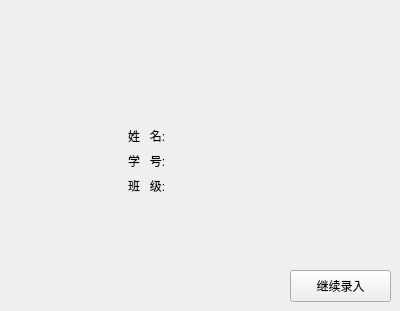
        <widget class="QWidget" name="spkFinish_pages">
         <widget class="QWidget" name="formLayoutWidget_4">
          <property name="geometry">
           <rect>
            <x>120</x>
            <y>70</y>
            <width>264</width>
            <height>181</height>
           </rect>
          </property>
          <layout class="QFormLayout" name="formLayout_4">
           <property name="fieldGrowthPolicy">
            <enum>QFormLayout::ExpandingFieldsGrow</enum>
           </property>
           <property name="rowWrapPolicy">
            <enum>QFormLayout::DontWrapRows</enum>
           </property>
           <property name="labelAlignment">
            <set>Qt::AlignLeading|Qt::AlignLeft|Qt::AlignVCenter</set>
           </property>
           <property name="formAlignment">
            <set>Qt::AlignCenter</set>
           </property>
           <property name="horizontalSpacing">
            <number>-1</number>
           </property>
           <property name="verticalSpacing">
            <number>-1</number>
           </property>
           <property name="leftMargin">
            <number>1</number>
           </property>
           <property name="topMargin">
            <number>0</number>
           </property>
           <property name="rightMargin">
            <number>10</number>
           </property>
           <property name="bottomMargin">
            <number>0</number>
           </property>
           <item row="0" column="0">
            <widget class="QLabel" name="spkName_label">
             <property name="text">
              <string>姓   名:</string>
             </property>
            </widget>
           </item>
           <item row="0" column="1">
            <widget class="QLabel" name="spkshowName_label">
             <property name="minimumSize">
              <size>
               <width>200</width>
               <height>19</height>
              </size>
             </property>
             <property name="text">
              <string/>
             </property>
            </widget>
           </item>
           <item row="1" column="0">
            <widget class="QLabel" name="spkId_label">
             <property name="text">
              <string>学   号:</string>
             </property>
            </widget>
           </item>
           <item row="1" column="1">
            <widget class="QLabel" name="spkshowId_label">
             <property name="minimumSize">
              <size>
               <width>200</width>
               <height>19</height>
              </size>
             </property>
             <property name="text">
              <string/>
             </property>
            </widget>
           </item>
           <item row="2" column="0">
            <widget class="QLabel" name="spkClass_label">
             <property name="text">
              <string>班   级:</string>
             </property>
            </widget>
           </item>
           <item row="2" column="1">
            <widget class="QLabel" name="spkshowClass_label">
             <property name="minimumSize">
              <size>
               <width>200</width>
               <height>19</height>
              </size>
             </property>
             <property name="text">
              <string/>
             </property>
            </widget>
           </item>
          </layout>
         </widget>
         <widget class="QPushButton" name="continue_buttn">
          <property name="geometry">
           <rect>
            <x>290</x>
            <y>270</y>
            <width>101</width>
            <height>32</height>
           </rect>
          </property>
          <property name="text">
           <string>继续录入</string>
          </property>
         </widget>
        </widget>
